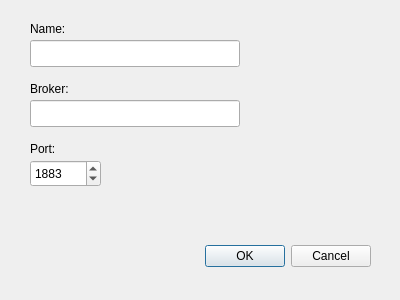
<?xml version="1.0" encoding="UTF-8"?>
<ui version="4.0">
 <class>CreateConnectionDialog</class>
 <widget class="QDialog" name="CreateConnectionDialog">
  <property name="geometry">
   <rect>
    <x>0</x>
    <y>0</y>
    <width>400</width>
    <height>300</height>
   </rect>
  </property>
  <property name="windowTitle">
   <string>Dialog</string>
  </property>
  <widget class="QDialogButtonBox" name="buttonBox">
   <property name="geometry">
    <rect>
     <x>30</x>
     <y>240</y>
     <width>341</width>
     <height>32</height>
    </rect>
   </property>
   <property name="orientation">
    <enum>Qt::Horizontal</enum>
   </property>
   <property name="standardButtons">
    <set>QDialogButtonBox::Cancel|QDialogButtonBox::Ok</set>
   </property>
  </widget>
  <widget class="QLabel" name="brokerLabel">
   <property name="geometry">
    <rect>
     <x>30</x>
     <y>80</y>
     <width>67</width>
     <height>17</height>
    </rect>
   </property>
   <property name="text">
    <string>Broker:</string>
   </property>
  </widget>
  <widget class="QLabel" name="nameLabel">
   <property name="geometry">
    <rect>
     <x>30</x>
     <y>20</y>
     <width>67</width>
     <height>17</height>
    </rect>
   </property>
   <property name="text">
    <string>Name:</string>
   </property>
  </widget>
  <widget class="QLabel" name="label_2">
   <property name="geometry">
    <rect>
     <x>30</x>
     <y>140</y>
     <width>67</width>
     <height>17</height>
    </rect>
   </property>
   <property name="text">
    <string>Port:</string>
   </property>
  </widget>
  <widget class="QSpinBox" name="portSpinner">
   <property name="geometry">
    <rect>
     <x>30</x>
     <y>160</y>
     <width>71</width>
     <height>27</height>
    </rect>
   </property>
   <property name="minimum">
    <number>1</number>
   </property>
   <property name="maximum">
    <number>65000</number>
   </property>
   <property name="value">
    <number>1883</number>
   </property>
  </widget>
  <widget class="QLineEdit" name="nameEdit">
   <property name="geometry">
    <rect>
     <x>30</x>
     <y>40</y>
     <width>210</width>
     <height>27</height>
    </rect>
   </property>
  </widget>
  <widget class="QLineEdit" name="brokerEdit">
   <property name="geometry">
    <rect>
     <x>30</x>
     <y>100</y>
     <width>210</width>
     <height>27</height>
    </rect>
   </property>
  </widget>
 </widget>
 <resources/>
 <connections>
  <connection>
   <sender>buttonBox</sender>
   <signal>accepted()</signal>
   <receiver>CreateConnectionDialog</receiver>
   <slot>accept()</slot>
   <hints>
    <hint type="sourcelabel">
     <x>248</x>
     <y>254</y>
    </hint>
    <hint type="destinationlabel">
     <x>157</x>
     <y>274</y>
    </hint>
   </hints>
  </connection>
  <connection>
   <sender>buttonBox</sender>
   <signal>rejected()</signal>
   <receiver>CreateConnectionDialog</receiver>
   <slot>reject()</slot>
   <hints>
    <hint type="sourcelabel">
     <x>316</x>
     <y>260</y>
    </hint>
    <hint type="destinationlabel">
     <x>286</x>
     <y>274</y>
    </hint>
   </hints>
  </connection>
 </connections>
</ui>
